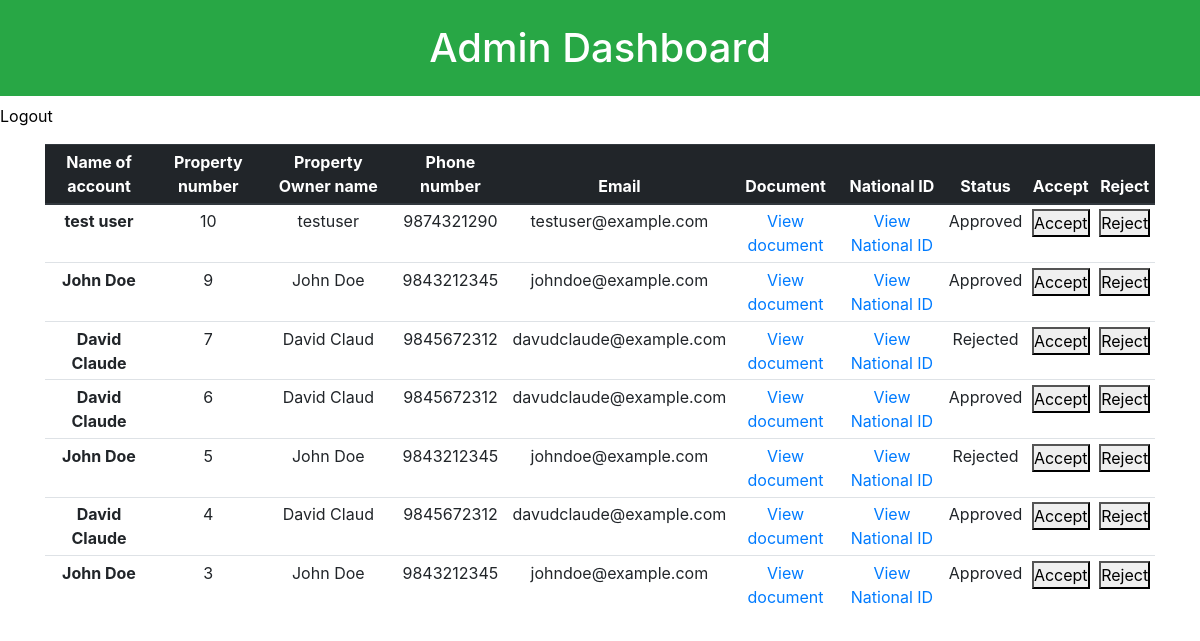
/adminDashboard/, run on an earlier commit of the app's database.
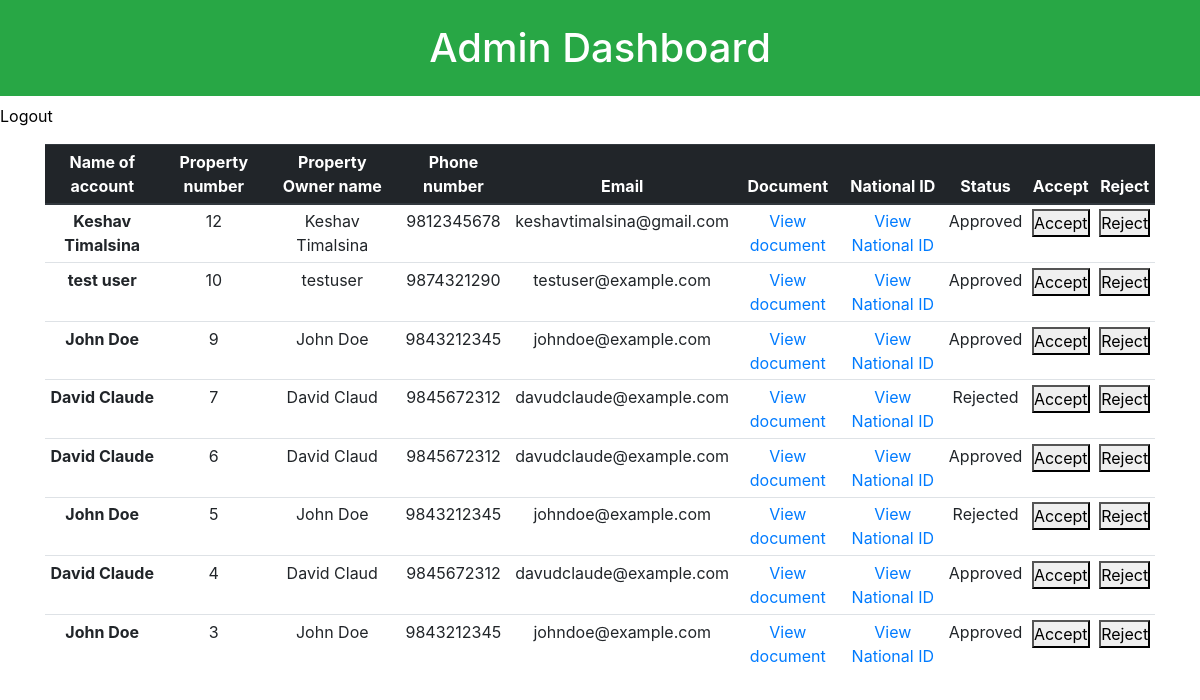
And on a later commit of the database.
### propertymanagement/models.py (models this page shows, shortened)
class Property(models.Model):
    transaction_uuid = models.UUIDField(default=uuid.uuid4, editable=False, unique=True)
    posted_by = models.ForeignKey(User,on_delete=models.CASCADE)
    owner_name = models.CharField(max_length=200)
    address = models.CharField(max_length=200)
    state = models.CharField(max_length=200,choices=[('Koshi','Koshi'),('Madhesh','Madhesh'),('Bagmati','Bagmati'),('Gandaki','Gandaki'),('Lumbini','Lumbini'),('Karnali','Karnali'),('Sudurpaschim','Sudurpaschim')])
    property_size = models.DecimalField(max_digits=10,decimal_places=2)
    property_value = models.DecimalField(max_digits=15,decimal_places=2)
    stamp_duty = models.DecimalField(max_digits=10,decimal_places=2,blank=True,null=True)
    sale_deed = models.FileField(upload_to='documents/')
    status = models.CharField(max_length=20,choices=[('Pending','Pending'),('Approved','Approved'),('Rejected','Rejected')],default='Pending')
    is_paid = models.BooleanField(default=False)

class KYC(models.Model):
    user = models.OneToOneField(User,on_delete=models.CASCADE)
    national_id = models.FileField(upload_to='kyc/national_ids/')
    phone_number = models.IntegerField()

### propertymanagement/views.py (the view)
# urls.py: path('adminDashboard/',views.adminDashboard,name='adminDashboard'),
def adminDashboard(request):
    mem = Property.objects.filter(is_paid=True).order_by('-id')
    return render(request,'adminDashboard.html',{'mem':mem})

### propertymanagement/templates/adminDashboard.html (shortened to what this page needs)
{% extends 'layout.html' %}
{% block body %}
<h1 class="bg-success p-4 text-white text-center">Admin Dashboard</h1>
<a style="color:black;" href="{% url 'logout' %}">Logout</a>
<div class="container text-center">
    <table class="table table-sm w-60 mx-auto mt-3">
        <thead class="thead-dark">
            <tr>
                <th scope="col">Name of account</th>
                <th scope="col">Property number</th>
                <th scope="col">Property Owner name</th>
                <th scope="col">Phone number</th>
                <th scope="col">Email</th>
                <th scope="col">Document</th>
                <th scope="col">National ID</th>
                <th scope="col">Status</th>
                <th scope="col">Accept</th>
                <th scope="col">Reject</th>
            </tr>
        </thead>
        <tbody>
            {% for items in mem %}
            <tr>
                <th scope="row">{{items.posted_by.first_name}} {{items.posted_by.last_name}}</th>
                <td>{{items.id}}</td>
                <td>{{items.owner_name}}</td>
                <td>{{items.posted_by.kyc.phone_number}}</td>
                <td>{{items.posted_by.email}}</td>
                <td>
                    <a href="#" onclick="openDocument('{{ items.sale_deed.url }}'); return false;">View document</a>
                </td>
                <td> <a href="#" onclick="openDocument('{{ items.posted_by.kyc.national_id.url }}'); return false;">View
                        National ID</a></td>
                <td>{{items.status}}</td>
                <td><a href="{% url 'accept' items.id %}"><button>Accept</button></a></td>
                <td><a href="{% url 'reject' items.id %}"><button>Reject</button></a></td>
            </tr>
            {% endfor %}
        </tbody>
    </table>
</div>
{% endblock %}

### propertymanagement/templates/layout.html (shortened to what this page needs)
<!doctype html>
<html lang="en">
<head>
        <link rel="stylesheet" type="text/css" href="/static/css/style.css">
         <link rel="stylesheet" href="https://cdn.jsdelivr.net/npm/bxslider@4.2.17/dist/jquery.bxslider.min.css">
         <link
         rel="stylesheet"
         href="https://cdn.jsdelivr.net/npm/swiper@11/swiper-bundle.min.css"/>
        <link rel="stylesheet" href="https://cdnjs.cloudflare.com/ajax/libs/font-awesome/4.7.0/css/font-awesome.min.css">
        <link rel="stylesheet" href="https://cdn.jsdelivr.net/npm/bootstrap@4.0.0/dist/css/bootstrap.min.css">
</head>
<body>
    {% block body %}
    {% endblock %}
</body>
</html>

### propertymanagement/static/css/style.css (style rules this page uses)
* { margin: 0; padding: 0; box-sizing: border-box; }
body { font-family: lato; }

What changed in the data, as far as the page shows it:
added Property: posted_by.first_name "Keshav", posted_by.last_name "Timalsina", id "12", owner_name "Keshav Timalsina", posted_by.kyc.phone_number "9812345678", posted_by.email "keshavtimalsina@gmail.com", status "Approved"
